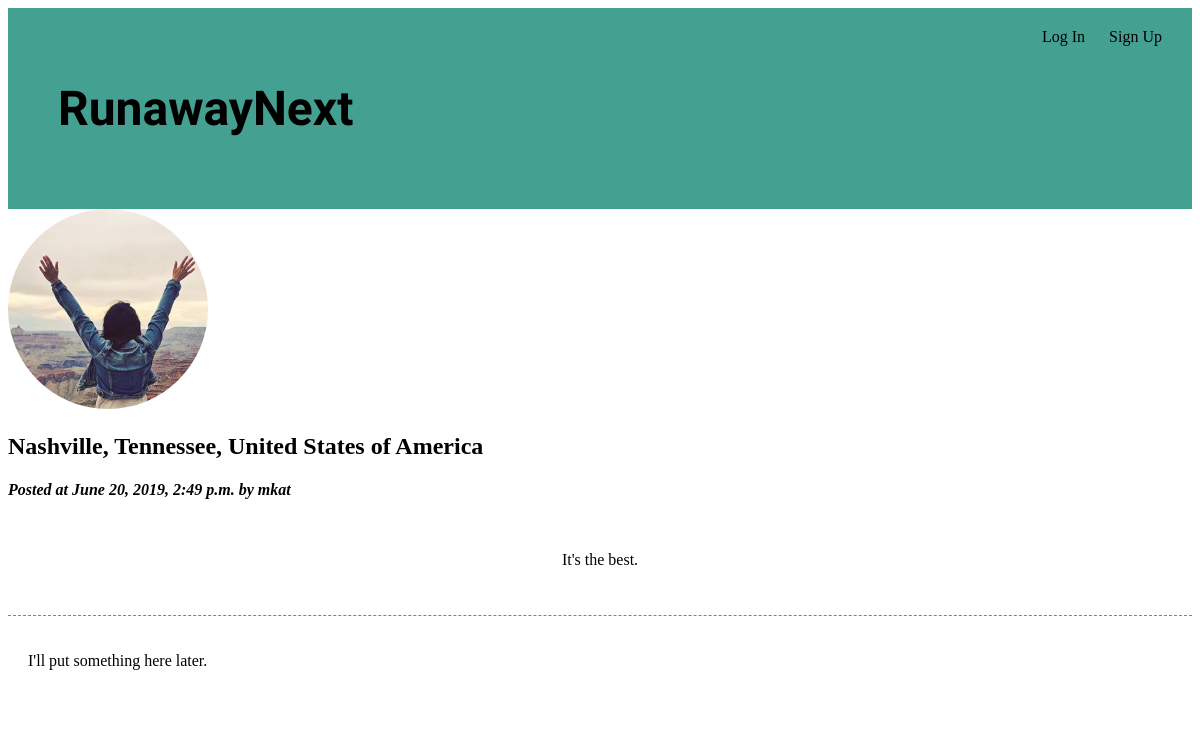
/profiles/post/31/, run on the app's committed database.
### runaway/models.py (models this page shows, shortened)
class Post(models.Model):
    post=models.TextField()
    description=models.CharField(max_length=300)
    username=models.ForeignKey('auth.User', on_delete=models.CASCADE)
    posted=models.DateTimeField(auto_now_add=True)
    edited=models.DateTimeField(auto_now=True)
    location=models.CharField(max_length=150)
    lat=models.FloatField()
    lng=models.FloatField()

class UserProfile(models.Model):
    user=models.OneToOneField(User, on_delete=models.CASCADE)
    name=models.CharField(max_length=50, blank=True)
    bio=models.TextField(max_length=150, blank=True)
    residence=models.CharField(max_length=100, blank=True)
    image=models.ImageField(upload_to='user_profiles', blank=True)

### runaway/views.py (the view)
# urls.py: path('profiles/post/<int:pk>/', views.PostDetailView.as_view(), name='detail'),
class PostDetailView(DetailView):
    model=Post
    template_name='popup_view.html'

### runaway/templates/popup_view.html (shortened to what this page needs)
{% extends 'base.html' %}
{% block content %}
  <div>
    <div class="crop">
    {% if post.username.userprofile.image %}
    <img src="{{ post.username.userprofile.image.url }}">
    {% endif %}
    </div>
    <h2>{{ post.location }}</h2>
    <h4><em>Posted at {{ post.posted }} by {{ post.username }}</em></h4>
    <p id="detail">{{ post.post }}</p>
  </div>
{% endblock content %}

### runaway/static/css/style.css (style rules this page uses)
#detail { text-align: center; padding: 30px; }
img { width: auto; height: 100%; }
.crop { display: inline-block; position: relative; width: 200px; height: 200px; overflow: hidden; border-radius: 50%; }

### data on the page
Post: username.userprofile.image (picture), location "Nashville, Tennessee, United States of America", posted "June 20, 2019, 2:49 p.m.", username "mkat", post "It's the best."
